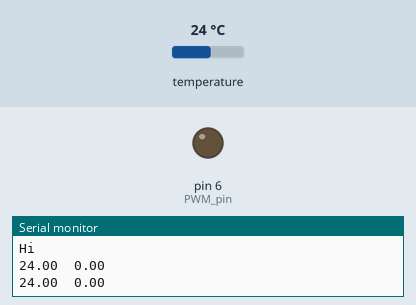
This sketch was run on a simulated Arduino Uno, built with avr-gcc and run on an emulated ATmega328P. On the bench: output pins drawn as LEDs (lit = HIGH), the last lines printed to the serial monitor. The inputs (shaded band) are chosen by the test bench; at power-on: temperature 24 °C.

Above: at 2.8 s.
2.9 s: temperature set to 41 °C
At 4.3 s:
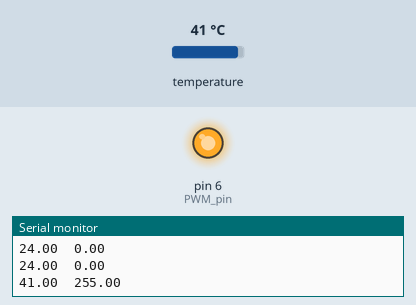
4.8 s: temperature set to 39.5 °C
7.0 s: temperature set to 38.8 °C
At 8.2 s:
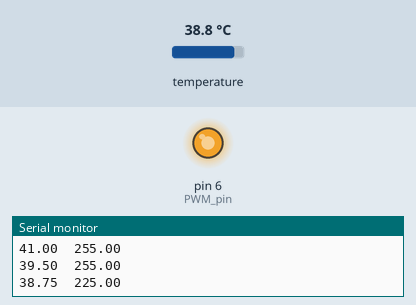
Timing chart, 0 to 10.0 s (numbered marks = the images above; inputs shaded):
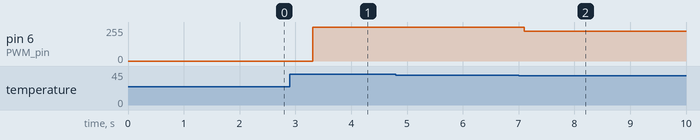

The sketch:

main.ino
```cpp
/* PID controller two fan retrofit for silent operation of testing devices with prevention of over-cooling
 *  Gasper Zakelj Fotona d.o.o. Stegne 7
 *  13.6.2022
 *
 *  Z dvema ventilatorjema namesto šestih na Dynamis-u, pri max load (neodym laser, 10 minutno testiranje laserskih glav)
 *  pri setpointu 38 stopinj, dosežemo temperaturo do največ 41.5 stopinj. Kar je v toleranci.
 *
 */

#include <PID_v1.h>
#include <OneWire.h>
#include <DallasTemperature.h>

#define ONE_WIRE_BUS  4      //senzorji so priključeni na port 4
#define PWM_pin 6            // pwm pin

#define Kp 300
#define Ki 0
#define Kd 0

double temp_setpoint = 38.0;// glavni setpoint
double tempC = 20.0;

double PID_output;

PID _PID(&tempC, &PID_output, &temp_setpoint, Kp, Ki, Kd, REVERSE);

OneWire oneWire(ONE_WIRE_BUS);
// Pass our oneWire reference to Dallas Temperature.
DallasTemperature temp_senzor(&oneWire);


void setup() {
  pinMode(PWM_pin, OUTPUT);
  Serial.begin(9600);
  Serial.println("Hi");
  temp_senzor.begin();
  _PID.SetOutputLimits(0, 255); //pwm omejitve
  _PID.SetMode(AUTOMATIC); // turn on
}

void loop() {
  // Koda Gasper Zakelj
  temp_senzor.requestTemperatures();            // Send the command to get temperatures
  tempC = temp_senzor.getTempCByIndex(0); // prebere temperaturo
  _PID.Compute();
  analogWrite(PWM_pin, PID_output);
  Serial.print(tempC);
  Serial.print("\t");
  Serial.print(PID_output);//Serial.print(map(PID_output, 0, 255, 37, 39));
  Serial.print("\r\n");
  delay(500);
}
```

Measured:
- after the input at 2.9 s, pin 6 (PWM_pin): 0/255 → 255/255 after 0.41 s
- after the input at 7.0 s, pin 6 (PWM_pin): 255/255 → 225/255 after 0.11 s
